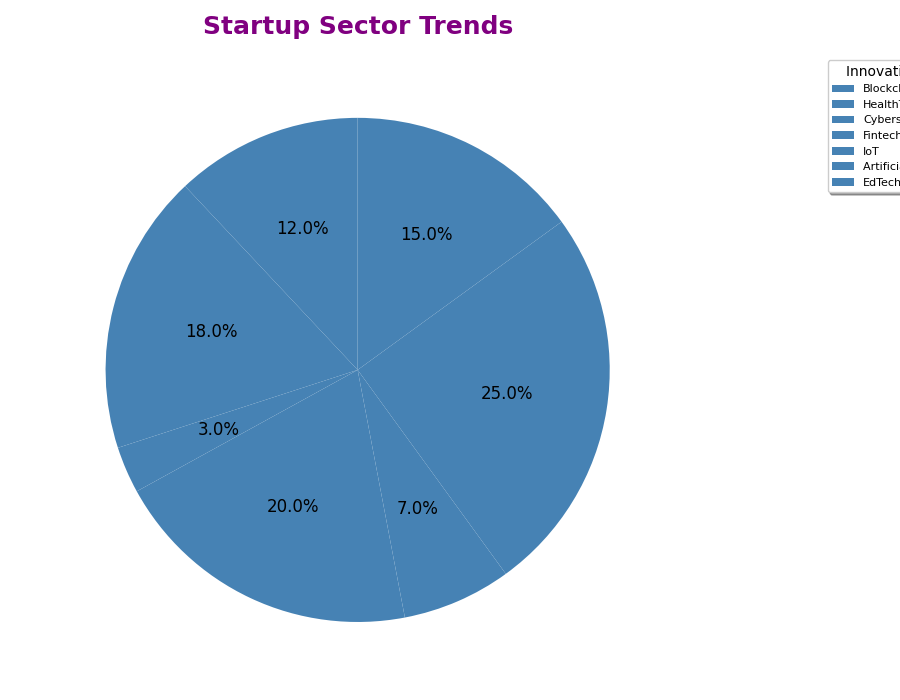

Recreate this plot in Python.
import matplotlib.pyplot as plt

focus_areas = ['Blockchain', 'HealthTech', 'Cybersecurity', 'Fintech', 'IoT', 'Artificial Intelligence', 'EdTech']
percentages = [12, 18, 3, 20, 7, 25, 15]

# Use a single color for all wedges
single_color = '#4682B4' 

fig, ax = plt.subplots(figsize=(9, 7))
ax.set_title("Startup Sector Trends", fontsize=18, fontweight='bold', pad=15, color='purple')

# Apply the single color consistently across all data groups
wedges, texts, autotexts = ax.pie(percentages, labels=None, autopct='%1.1f%%',
                                  startangle=90, colors=[single_color]*len(focus_areas))

ax.legend(wedges, focus_areas, title="Innovation Areas", loc="upper right", bbox_to_anchor=(1, 0, 0.5, 1),
          fontsize=8, title_fontsize='10', frameon=True, shadow=True)

for autotext in autotexts:
    autotext.set_color('black')
    autotext.set_fontsize(12)
    autotext.set_fontweight('regular')

plt.gca().spines['top'].set_visible(False)
plt.gca().spines['right'].set_visible(False)
plt.grid(visible=True, linestyle='--', zorder=0)

plt.tight_layout()
plt.show()
